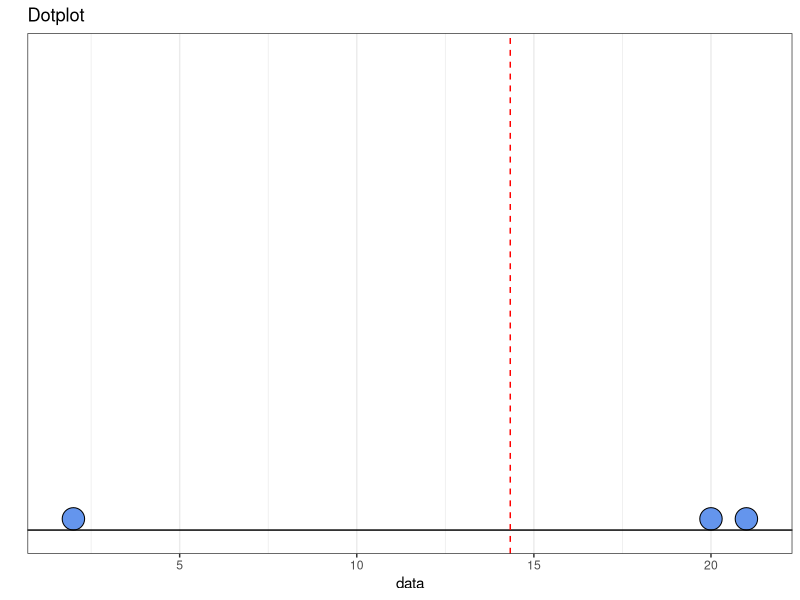

This chart was generated by the following R code:
library(ggplot2)
data <- c(2,20,21)

df <- as.data.frame(data)

data_mean <- mean(data)

ggplot(df, aes(x = data)) + 
  geom_dotplot(colour="black", fill = "cornflowerblue") +
  scale_y_continuous(name = "", breaks = NULL) +
  geom_hline(yintercept = 0) +
  geom_vline(xintercept = data_mean, col = "red", lty=2) +
  theme_bw() +
  labs(title = "Dotplot")
